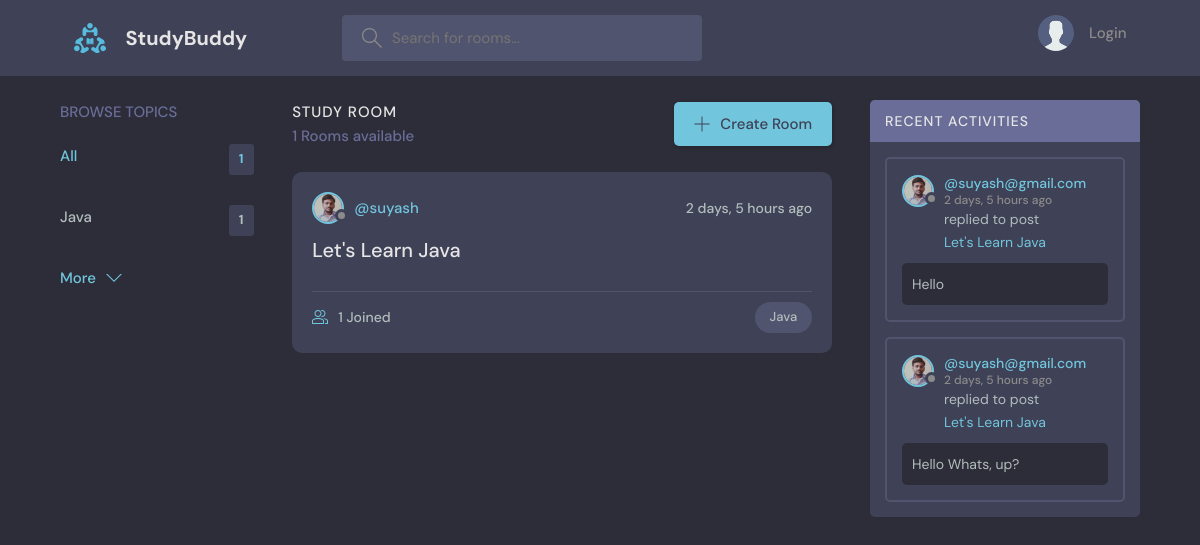
The page / on the database its author committed.
### base/models.py (models this page shows, shortened)
class Topic(models.Model):
    name = models.CharField(max_length = 200)

class Room(models.Model):
    host = models.ForeignKey(User, on_delete=models.SET_NULL, null=True)
    topic = models.ForeignKey(Topic, on_delete=models.SET_NULL, null=True)
    name = models.CharField(max_length = 200)
    description = models.TextField(null = True, blank = True)
    participants = models.ManyToManyField(User, related_name='participants', blank=True)
    updated = models.DateTimeField(auto_now = True)
    created = models.DateTimeField(auto_now_add = True)
    class Meta:
        ordering = ['-updated', '-created']
    def __str__(self):
        return self.name

class User(AbstractUser):
    name = models.CharField(max_length = 200, null=True)
    email = models.EmailField(unique=True, null=True)
    bio = models.TextField(blank=True, null=True)
    avatar = models.ImageField(default='avatar.svg', null=True)
    USERNAME_FIELD = 'email'
    REQUIRED_FIELDS = []

class Message(models.Model):
    user = models.ForeignKey(User, on_delete = models.CASCADE)
    room = models.ForeignKey(Room, on_delete = models.CASCADE)
    body = models.TextField()
    updated = models.DateTimeField(auto_now = True)
    created = models.DateTimeField(auto_now_add = True)
    class Meta:
        ordering = ['-updated', '-created']

### base/views.py (the view)
# urls.py: path('', views.home, name='home'),
def home(request):
    q = request.GET.get('q') if request.GET.get('q') != None else ''
    rooms = Room.objects.filter(
        Q(topic__name__icontains=q) |
        Q(name__icontains=q) |
        Q(description__icontains=q)
        )
    room_count = rooms.count()
    topics = Topic.objects.all()
    room_messages = Message.objects.filter(room__topic__name__icontains=q)
    context = {'rooms' : rooms, 'topics' : topics, 'room_count' : room_count, 'room_messages' : room_messages}
    return render(request, 'base/home.html', context)

### base/templates/base/home.html (shortened to what this page needs)
{% extends 'main.html' %}
{% block content %}
  <main class="layout layout--3">
    <div class="container">
      {% include 'base/topics_component.html' %}
      <div class="roomList">
        <div class="roomList__header">
            <div>
              <h2>Study Room</h2>
              <p>{{ room_count }} Rooms available</p>
            </div>
            <a class="btn btn--main" href="{% url 'create-room' %}">
              <svg version="1.1" xmlns="http://www.w3.org/2000/svg" width="32" height="32" viewBox="0 0 32 32">
                <title>add</title>
                <path
                  d="M16.943 0.943h-1.885v14.115h-14.115v1.885h14.115v14.115h1.885v-14.115h14.115v-1.885h-14.115v-14.115z"
                ></path>
              </svg>
              Create Room
            </a>
        </div>
        {% include 'base/feed_component.html' %}
      </div>
      {% include 'base/activity_component.html' %}
    </div>
  </main>
{% endblock %}

### base/templates/base/topics_component.html
<div class="topics">
    <div class="topics__header">
      <h2>Browse Topics</h2>
    </div>
    <ul class="topics__list">
      <li>
        <a href="{% url 'home' %}" class="active">All <span>{{ topics.count }}</span></a>
      </li>
    {% for topic in topics %}
      <li>
        <a href="{% url 'home' %}?q={{ topic.name }}">{{ topic.name }}<span>{{ topic.room_set.all.count }}</span></a>
      </li>
    {% endfor %}
    </ul>
    <a class="btn btn--link" href="{% url 'topics' %}">
      More
      <svg version="1.1" xmlns="http://www.w3.org/2000/svg" width="32" height="32" viewBox="0 0 32 32">
        <title>chevron-down</title>
        <path d="M16 21l-13-13h-3l16 16 16-16h-3l-13 13z"></path>
      </svg>
    </a>
  </div>

### base/templates/base/feed_component.html (shortened to what this page needs)
{% for room in rooms %}
<div class="roomListRoom">
    <div class="roomListRoom__header">
      <a href="{% url 'user-profile' room.host.id %}" class="roomListRoom__author">
        <div class="avatar avatar--small">
          <img src="{{room.host.avatar.url}}" />
        </div>
        <span>@{{ room.host.username }}</span>
      </a>
      <div class="roomListRoom__actions">
        <span>{{ room.created|timesince }} ago</span>
      </div>
    </div>
    <div class="roomListRoom__content">
      <a href="{% url 'room' room.id %}">{{ room.name }}</a>
    </div>
    <div class="roomListRoom__meta">
      <a href="{% url 'room' room.id %}" class="roomListRoom__joined">
        {{ room.participants.all.count }} Joined
      </a>
      <p class="roomListRoom__topic">{{ room.topic.name }}</p>
    </div>
  </div>
{% endfor %}

### base/templates/base/activity_component.html (shortened to what this page needs)
<div class="activities">
    <div class="activities__header">
      <h2>Recent Activities</h2>
    </div>
    {% for message in room_messages %}
    <div class="activities__box">
      <div class="activities__boxHeader roomListRoom__header">
        <a href="{% url 'user-profile' message.user.id %}" class="roomListRoom__author">
          <div class="avatar avatar--small">
            <img src="{{message.user.avatar.url}}" />
          </div>
          <p>
            @{{ message.user }}
            <span>{{ message.created|timesince}} ago</span>
          </p>
        </a>
      </div>
      <div class="activities__boxContent">
        <p>replied to post <a href="{% url 'room' message.room.id %}">{{message.room}}</a></p>
        <div class="activities__boxRoomContent">
          {{ message.body }}
        </div>
      </div>
    </div>
    {% endfor %}
  </div>

### rows shown on the page
Topic: name "Java", room_set.all.count "1"
Room: host.avatar (picture), host.username "suyash", created "2 days, 5 hours", name "Let's Learn Java", participants.all.count "1", topic.name "Java"
Message: user.avatar (picture), user "suyash@gmail.com", created "2 days, 5 hours", room "Let's Learn Java", body "Hello"
Message: user.avatar (picture), user "suyash@gmail.com", created "2 days, 5 hours", room "Let's Learn Java", body "Hello Whats, up?"

### other values the page prints
{{ topics.count }} "1"
{{ room_count }} "1"
